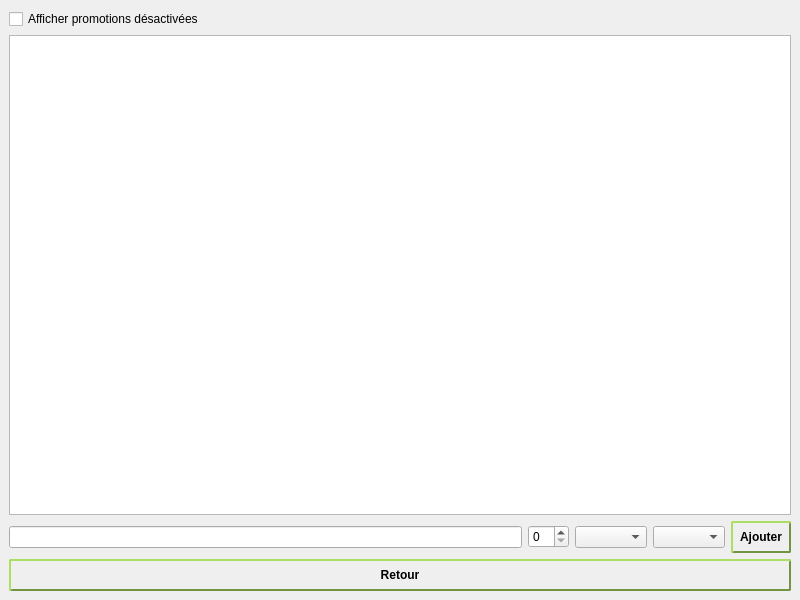
<?xml version="1.0" encoding="UTF-8"?>
<ui version="4.0">
 <class>WindowPromo</class>
 <widget class="QMainWindow" name="WindowPromo">
  <property name="geometry">
   <rect>
    <x>0</x>
    <y>0</y>
    <width>800</width>
    <height>600</height>
   </rect>
  </property>
  <property name="windowTitle">
   <string>Gestion des promotions</string>
  </property>
  <widget class="QWidget" name="centralwidget">
   <layout class="QVBoxLayout" name="verticalLayout_2">
    <item>
     <layout class="QVBoxLayout" name="verticalLayout">
      <item>
       <widget class="QCheckBox" name="checkbox_show_disable">
        <property name="text">
         <string>Afficher promotions désactivées</string>
        </property>
       </widget>
      </item>
      <item>
       <widget class="QTableView" name="tableView"/>
      </item>
      <item>
       <layout class="QHBoxLayout" name="horizontalLayout">
        <item>
         <widget class="QLineEdit" name="intitule"/>
        </item>
        <item>
         <widget class="QSpinBox" name="valeur_reductuin_pourcent"/>
        </item>
        <item>
         <widget class="QComboBox" name="cbbox_comportement"/>
        </item>
        <item>
         <widget class="QComboBox" name="produit_liste"/>
        </item>
        <item>
         <widget class="QPushButton" name="add_button">
          <property name="styleSheet">
           <string notr="true">QPushButton 
{
	background-image:url(image/bg-button_ns.png);
	background-repeat:repeat-xy;
    border-color:#739442;
     border-style: outset;
     border-width: 2px;
     border-radius: 2px;
     font: bold 12px;
     min-width: 10em;
     padding: 7px;
}

QPushButton:pressed 
{
     background-image:url(image/bg-button_s.png);
	background-repeat:repeat-xy;
    border-color:#739442;
     border-style: inset;
     border-width: 2px;
     border-radius: 2px;
     font: bold 12px;
     min-width: 10em;
     padding: 7px;
 }

QPushButton:hover:!pressed
{
	background-image:url(image/bg-button_h.png);
	background-repeat:repeat-xy;
    border-color:#c2bf48;
     border-style: outset;
     border-width: 2px;
     border-radius: 2px;
     font: bold 12px;
     min-width: 10em;
     padding: 7px;
}

</string>
          </property>
          <property name="text">
           <string>Ajouter</string>
          </property>
         </widget>
        </item>
       </layout>
      </item>
     </layout>
    </item>
    <item>
     <widget class="QPushButton" name="retour_buton">
      <property name="styleSheet">
       <string notr="true">QPushButton 
{
	background-image:url(image/bg-button_ns.png);
	background-repeat:repeat-xy;
    border-color:#739442;
     border-style: outset;
     border-width: 2px;
     border-radius: 2px;
     font: bold 12px;
     min-width: 10em;
     padding: 7px;
}

QPushButton:pressed 
{
     background-image:url(image/bg-button_s.png);
	background-repeat:repeat-xy;
    border-color:#739442;
     border-style: inset;
     border-width: 2px;
     border-radius: 2px;
     font: bold 12px;
     min-width: 10em;
     padding: 7px;
 }

QPushButton:hover:!pressed
{
	background-image:url(image/bg-button_h.png);
	background-repeat:repeat-xy;
    border-color:#c2bf48;
     border-style: outset;
     border-width: 2px;
     border-radius: 2px;
     font: bold 12px;
     min-width: 10em;
     padding: 7px;
}

</string>
      </property>
      <property name="text">
       <string>Retour</string>
      </property>
     </widget>
    </item>
   </layout>
  </widget>
 </widget>
 <resources/>
 <connections/>
</ui>
